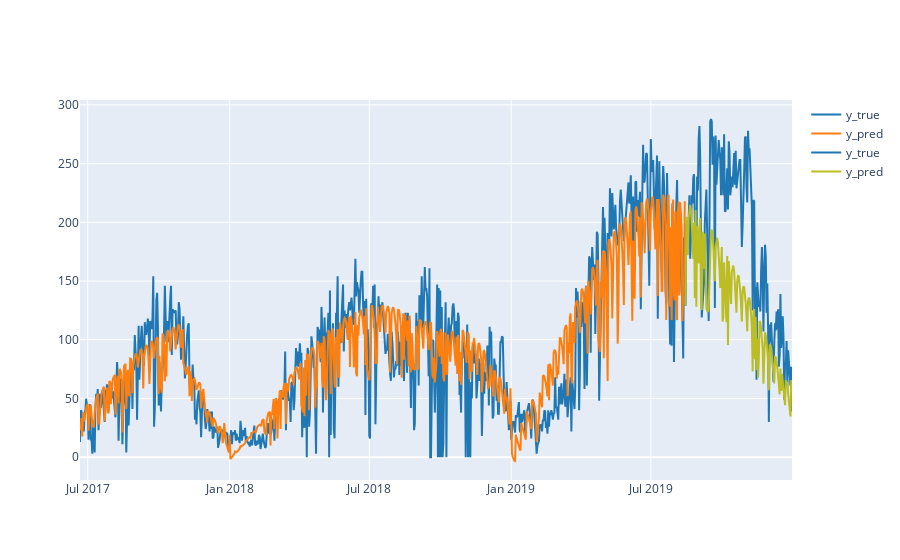

Notebook cell for this chart:
### Code cell
import numpy as np
import plotly.graph_objects as go

# https://community.plotly.com/t/plotly-colours-list/11730/2

fig=go.Figure()
fig.add_trace(go.Scatter(x=train_viz['date'], y=train_viz['y_train_true'],mode='lines', 
                         line = dict(color = '#1f77b4'), name='y_true')) # muted blue
fig.add_trace(go.Scatter(x=train_viz['date'], y=train_viz['y_train_pred'],mode='lines',
                         line = dict(color = '#ff7f0e'), name='y_pred')) # safety orange
fig.add_trace(go.Scatter(x=valid_viz['date'], y=valid_viz['y_valid_true'],mode='lines',
                         line = dict(color = '#1f77b4'), name='y_true')) # muted blue
fig.add_trace(go.Scatter(x=valid_viz['date'], y=valid_viz['y_valid_pred'],mode='lines',
                         line = dict(color = '#bcbd22'),name='y_pred')) # curry yellow-green
fig.show()

### Figure 1 — Plotly figure (JSON) as saved in the notebook; plotly's stock layout.template omitted (floating-point values rounded to 4 significant figures; data arrays with more than 128 entries replaced by an {"elided": "..."} marker saying what was removed)
{"data": [{"line": {"color": "#1f77b4"}, "mode": "lines", "name": "y_true", "type": "scatter", "x": {"elided": "785 str values"}, "y": {"elided": "785 float values"}}, {"line": {"color": "#ff7f0e"}, "mode": "lines", "name": "y_pred", "type": "scatter", "x": {"elided": "785 str values"}, "y": {"elided": "785 float values"}}, {"line": {"color": "#1f77b4"}, "mode": "lines", "name": "y_true", "type": "scatter", "x": {"elided": "139 str values"}, "y": {"elided": "139 float values"}}, {"line": {"color": "#bcbd22"}, "mode": "lines", "name": "y_pred", "type": "scatter", "x": {"elided": "139 str values"}, "y": {"elided": "139 float values"}}], "layout": {}}
